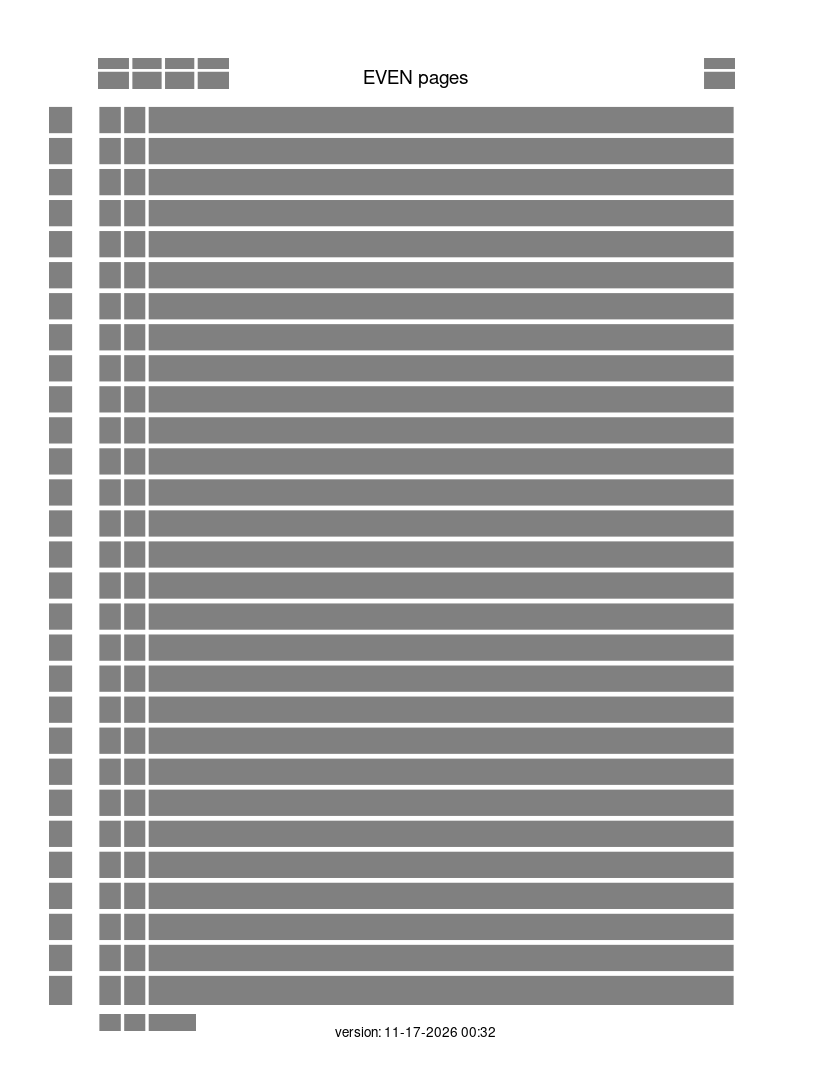

This figure's MATLAB source:
% template for writing
% 
% v1: Seungjin Baek 3/10/2015
% v2: 3/18/2015 - template for pages on LEFT side
clear all; close all

orientation = 'portrait';
PaperH = 11;
PaperW = 8.5;
fig_position = [0.1 0.5 PaperW PaperH];

paper_position = [0 0 PaperW PaperH];

hf_1 = figure('Tag','cbec figure',...
    'Color','w', ...
    'PaperType','usletter', ...
    'PaperUnits','inches', ...
    'PaperPosition',paper_position, ...
    'Units','inches','Position',fig_position, ...
    'PaperOrientation',orientation);

axes1 = axes('Parent',hf_1,...
    'Tag','FigureBox',...
    'Visible','off','units','inches','Position',[0 0 PaperW PaperH]);

%% Lines
line_width1 = 0.1;
line_width_v = [2 2 2.5 2.5];

Lmargin = 0.5; Rmargin = Lmargin;
Tmargin = 0.75; Bmargin = 0.75;
dx = 0.25;

% Horizontal lines

box_height = (PaperH-Tmargin)-(Bmargin);
dy = box_height/30;
linesHeight = 0;
j = 1;

num_Lines = 35;
Pos_Y_line = zeros(35,1);
while box_height-linesHeight >= dy

    Lx = [Lmargin PaperW-Rmargin]./PaperW;
    Ly = [Bmargin+dy*j Bmargin+dy*j]./PaperH;
    linesHeight = dy*j;
    Pos_Y_line(j) = Ly(1)*PaperH;
    
    j = j+1;
    %line(Lx,Ly,'Parent',axes1,'LineWidth',2.5,'Color','w')
    
end

%% Black initial spacing

% p_greyTOP = patch([0.5 0.5 PaperW-Rmargin PaperW-Rmargin]./PaperW, ...
%     [PaperH-Tmargin-dy Bmargin Bmargin PaperH-Tmargin-dy]./PaperH,[0 0 0]);

p_greyTOP = patch([.5 .5 PaperW-Rmargin-.5 PaperW-Rmargin-.5]./PaperW, ...
    [PaperH-Tmargin-dy Bmargin Bmargin PaperH-Tmargin-dy]./PaperH,[.5 .5 .5]);
set(p_greyTOP,'edgecolor','none')


%% top black areas
Pos_Y_line = Pos_Y_line(Pos_Y_line ~=0);

% p_greyTOP1 = patch([1 1 1+5/3 1+5/3]./PaperW, ...
%     [PaperH-Tmargin+dy/2 Pos_Y_line(end)+dy/2 Pos_Y_line(end)+dy/2 PaperH-Tmargin+dy/2]./PaperH,[.5 .5 .5]);
% set(p_greyTOP1,'edgecolor','none')
p_greyTOP1 = patch([1 1 1+4/3 1+4/3]./PaperW, ...
    [PaperH-Tmargin+dy/2 Pos_Y_line(end)+dy/2 Pos_Y_line(end)+dy/2 PaperH-Tmargin+dy/2]./PaperH,[.5 .5 .5]);
set(p_greyTOP1,'edgecolor','none')

% p_greyTOP2 = patch([7.5-5/3 7.5-5/3 7.5 7.5]./PaperW, ...
%     [PaperH-Tmargin+dy/2 Pos_Y_line(end)+dy/2 Pos_Y_line(end)+dy/2 PaperH-Tmargin+dy/2]./PaperH,[.5 .5 .5]);
% set(p_greyTOP2,'edgecolor','none')

p_greyTOP2 = patch([7.5-1/3 7.5-1/3 7.5 7.5]./PaperW, ...
    [PaperH-Tmargin+dy/2 Pos_Y_line(end)+dy/2 Pos_Y_line(end)+dy/2 PaperH-Tmargin+dy/2]./PaperH,[.5 .5 .5]);
set(p_greyTOP2,'edgecolor','none')

% vertical lines header
lx = 1/3;
for i = 1:3
    Vx1 = [Lmargin+.5+lx*i Lmargin+.5+lx*i]./PaperW;
    Vy1 = [PaperH-Tmargin+dy/2 Pos_Y_line(end)+dy/2]./PaperH;
    line(Vx1,Vy1,'Parent',axes1,'LineWidth',2.5,'Color','w')
    clear Vx1 Vy1
end

for i = 1:1
    Vx1 = [PaperW-Rmargin-.5-lx*i PaperW-Rmargin-.5-lx*i]./PaperW;
    Vy1 = [PaperH-Tmargin+dy/2 Pos_Y_line(end)+dy/2]./PaperH;
    line(Vx1,Vy1,'Parent',axes1,'LineWidth',2.5,'Color','w')
    clear Vx1 Vy1
end

% horizontal guideline for Book names and page number (60% of the top box)
% line([.5 PaperW-.5]./PaperW,[PaperH-Tmargin+dy/2 PaperH-Tmargin+dy/2]./PaperH, ...
%     'Parent',axes1,'LineWidth',2,'Color','w')
% 
% line([.5 PaperW-.5]./PaperW,[PaperH-Tmargin-dy/2 PaperH-Tmargin-dy/2]./PaperH, ...
%     'Parent',axes1,'LineWidth',2,'Color','g')

line([.5 PaperW-.5]./PaperW,[PaperH-Tmargin-dy/2+dy*.6 PaperH-Tmargin-dy/2+dy*.6]./PaperH, ...
    'Parent',axes1,'LineWidth',2,'Color','w')

%% Bottom black (for dates)
p_greyBOT1 = patch([1 1 2 2]./PaperW, ...
    [Bmargin-1/10 Bmargin-1/10-1/6 Bmargin-1/10-1/6 Bmargin-1/10]./PaperH,[.5 .5 .5]);
set(p_greyBOT1,'edgecolor','none')

% p_greyBOT2 = patch([PaperW-Rmargin-dx*2-1 PaperW-Rmargin-dx*2-1 PaperW-Rmargin-dx*2 PaperW-Rmargin-dx*2]./PaperW, ...
%     [Bmargin-1/10 Bmargin-1/10-1/6 Bmargin-1/10-1/6 Bmargin-1/10]./PaperH,[.5 .5 .5]);
% set(p_greyBOT2,'edgecolor','none')

% date divider (right side)

Vx1r = [PaperW-Rmargin-1 PaperW-Rmargin-1]./PaperW;
Vy1r = [Bmargin-1/10 Bmargin-1/10-1/6]./PaperH;
line(Vx1r,Vy1r,'Parent',axes1,'LineWidth',2.5,'Color','w')

% Vx1r = [PaperW-Rmargin-1-.25 PaperW-Rmargin-1-.25]./PaperW;
% Vy1r = [Bmargin-1/10 Bmargin-1/10-1/6]./PaperH;
% line(Vx1r,Vy1r,'Parent',axes1,'LineWidth',2.5,'Color','w')

%% Grey side bars -------------
p_greyLeft = patch([Lmargin+dx Lmargin+dx Lmargin+dx*2 Lmargin+dx*2]./PaperW, ...
    [PaperH-Tmargin-dy Pos_Y_line(1)-dy Pos_Y_line(1)-dy PaperH-Tmargin-dy]./PaperH,'w');
set(p_greyLeft,'edgecolor','none')

% p_greyRight = patch([PaperW-Rmargin-dx*2 PaperW-Rmargin-dx*2 PaperW-Rmargin-dx PaperW-Rmargin-dx]./PaperW, ...
%     [PaperH-Tmargin-dy Pos_Y_line(1)-dy Pos_Y_line(1)-dy PaperH-Tmargin-dy]./PaperH,'w');
% set(p_greyRight,'edgecolor','none')


% Outer box ---- not needed

% XData1=[Lmargin PaperW-Rmargin PaperW-Rmargin Lmargin Lmargin]./PaperW; 
% YData1=[Bmargin Bmargin PaperH-Tmargin+dy/2 PaperH-Tmargin+dy/2 Bmargin]./PaperH;  % inches

% line(XData1,YData1,'Parent',axes1,'Tag','Border','LineWidth',line_width1,'Color','w');
% set(axes1,'ylim',[0 1]);
% set(axes1,'xlim',[0 1]);

% Vertical lines LEFT
for i = 1:4
    Vx1 = [Lmargin + dx*i Lmargin + dx*i]./PaperW;
    Vy1 = [Bmargin-dy PaperH-Tmargin-dy]./PaperH;
    line(Vx1,Vy1,'Parent',axes1,'LineWidth',line_width_v(i),'Color','w')
    clear Vx1 Vy1
end

% Vertical lines Right
dx = 0.25;
for i = 1:2
    Vx2 = [PaperW-Lmargin-dx*i  PaperW-Lmargin-dx*i]./PaperW;
    Vy2 = [Bmargin-dy PaperH-Tmargin-dy]./PaperH;
    line(Vx2,Vy2,'Parent',axes1,'LineWidth',line_width_v(i),'Color','w')
    clear Vx2 Vy2
end

% Horizontal lines

box_height = (PaperH-Tmargin)-(Bmargin);
dy = box_height/30;
linesHeight = 0;
j = 1;

% num_Lines = 35;
Pos_Y_line = zeros(35,1);
while box_height-linesHeight >= dy

    Lx = [Lmargin PaperW-Rmargin]./PaperW;
    Ly = [Bmargin+dy*j Bmargin+dy*j]./PaperH;
    linesHeight = dy*j;
    Pos_Y_line(j) = Ly(1)*PaperH;
    
    j = j+1;
    line(Lx,Ly,'Parent',axes1,'LineWidth',3.5,'Color','w')
    
end

%% Some texts

text(0.5,dy*1.5/PaperH,sprintf('version: %s',datestr(now,'mm-dd-yyyy HH:MM')),'horizontalalignment','center')
text(0.5,(PaperH - dy*2.5)/PaperH,'EVEN pages','horizontalalignment','center','fontsize',14)

%% print the page
print(hf_1,'-dpdf','-r600','test_2_L_grey')
